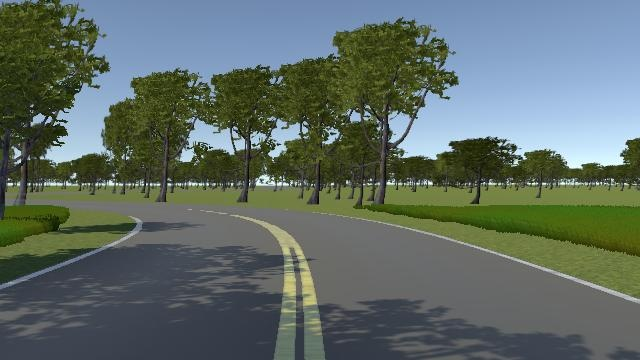
#> input picture code_albb/imgs/lane_treeShadow.jpg, 640 x 360 px
$ python detectHounghLane.py
#> lines starting #> are read from the running program, lines starting #| are printed output that depends on the picture; after the words box and inside, x2 and y2 are one past the last pixel; in counts of white or black regions, pixels touching at a corner belong together
import cv2
import numpy as np

def main():
    path = "./imgs/lane_treeShadow.jpg"
    img_bgr = cv2.imread(path)
#> img_bgr is the input picture: shape (360, 640, 3); mean B, G, R 102.3, 108.5, 95.6
    img_bgr = img_bgr[190:,:]
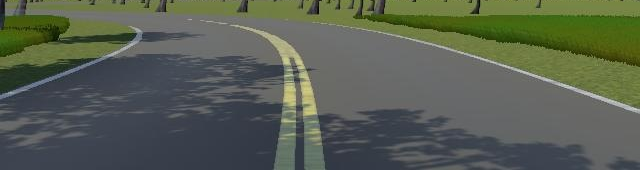
#> img_bgr: shape (170, 640, 3); mean B, G, R 81.1, 95, 87.9

    gray_img = cv2.cvtColor(img_bgr,cv2.COLOR_BGR2GRAY)
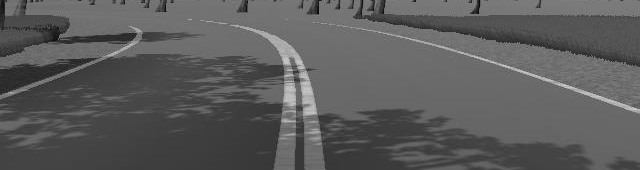
#> gray_img: shape (170, 640); min 4, max 210, mean 91.4
    blur_img = cv2.GaussianBlur(gray_img,(1,1),0)
    canny = cv2.Canny(blur_img,150,255)
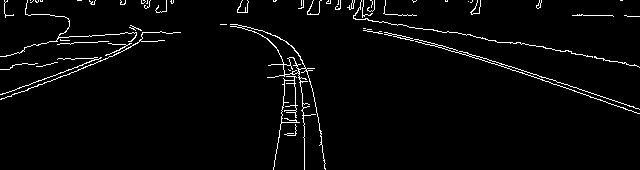
#> canny: shape (170, 640); 2.9% white in thin lines or dots

    _img_bgr = np.copy(img_bgr)
    lineP = cv2.HoughLinesP(canny, 1, np.pi/180, 50, None, 50, 10)
#> lineP = 16 rows, first 6: [441, 45, 639, 113], [353, 17, 450, 32], [501, 64, 555, 80], [2, 94, 141, 41], [545, 48, 639, 67], [58, 37, 161, 31]
    if lineP is not None:
        for i in range(0, len(lineP)):
            l = lineP[i][0]
            cv2.line(_img_bgr,(l[0],l[1]),(l[2],l[3]),(0,0,255),1,cv2.LINE_AA)
#> this loop made 16 passes
#> l on passes 1 to 12: [441, 45, 639, 113], [353, 17, 450, 32], [501, 64, 555, 80], [2, 94, 141, 41], [545, 48, 639, 67], [58, 37, 161, 31], [1, 99, 100, 61], [370, 29, 478, 58], [512, 42, 603, 58], [553, 80, 639, 109], [572, 53, 636, 65], [303, 103, 304, 169]
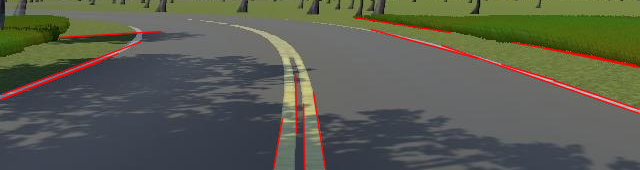
#> _img_bgr: shape (170, 640, 3); 3.66% of pixels changed, all inside (x1, y1, x2, y2) = (0, 16, 640, 170)

    cv2.imshow("lane",img_bgr)
    cv2.imshow("_img_lane",_img_bgr)
    cv2.imshow("canny",canny)
    cv2.waitKey(0)
if(__name__ == __name__):
    main()

$ run again, with code_albb/imgs/lane_normal.jpg copied over code_albb/imgs/lane_treeShadow.jpg
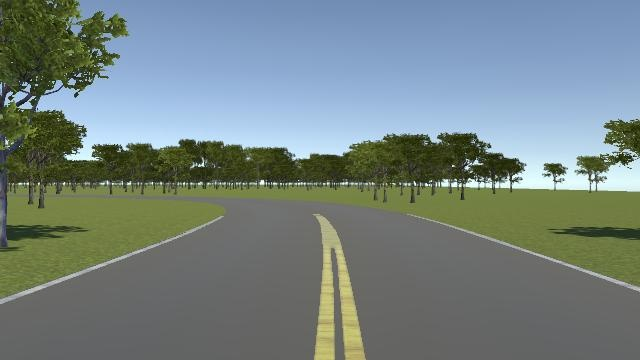
#> input picture code_albb/imgs/lane_normal.jpg, 640 x 360 px
#> in main, img_bgr is the input picture: shape (360, 640, 3); mean B, G, R 129.7, 131.3, 117.3
#> img_bgr: shape (170, 640, 3)
#> in main, `canny = cv2.Canny(blur_img,150,255)`:
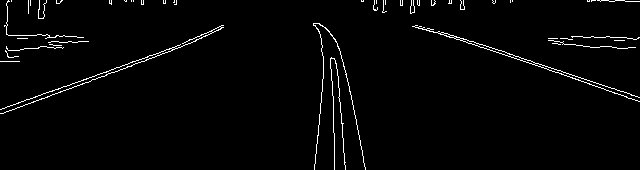
#> canny: shape (170, 640); 2.1% white in thin lines or dots
#> lineP = 16 rows, first 6: [4, 108, 183, 43], [483, 47, 637, 100], [428, 28, 637, 96], [315, 163, 323, 70], [3, 113, 146, 59], [71, 88, 201, 38]
#> the loop in main, `for i in range(0, len(lineP)):` made 16 passes
#> after the loop in main, `for i in range(0, len(lineP)):`:
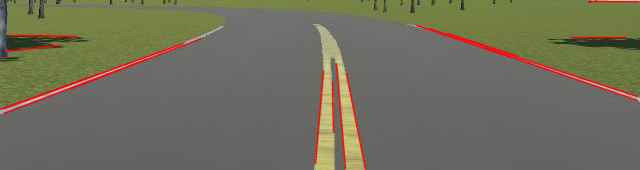
#> _img_bgr: shape (170, 640, 3); mean B, G, R 92.3, 110.4, 111.6
